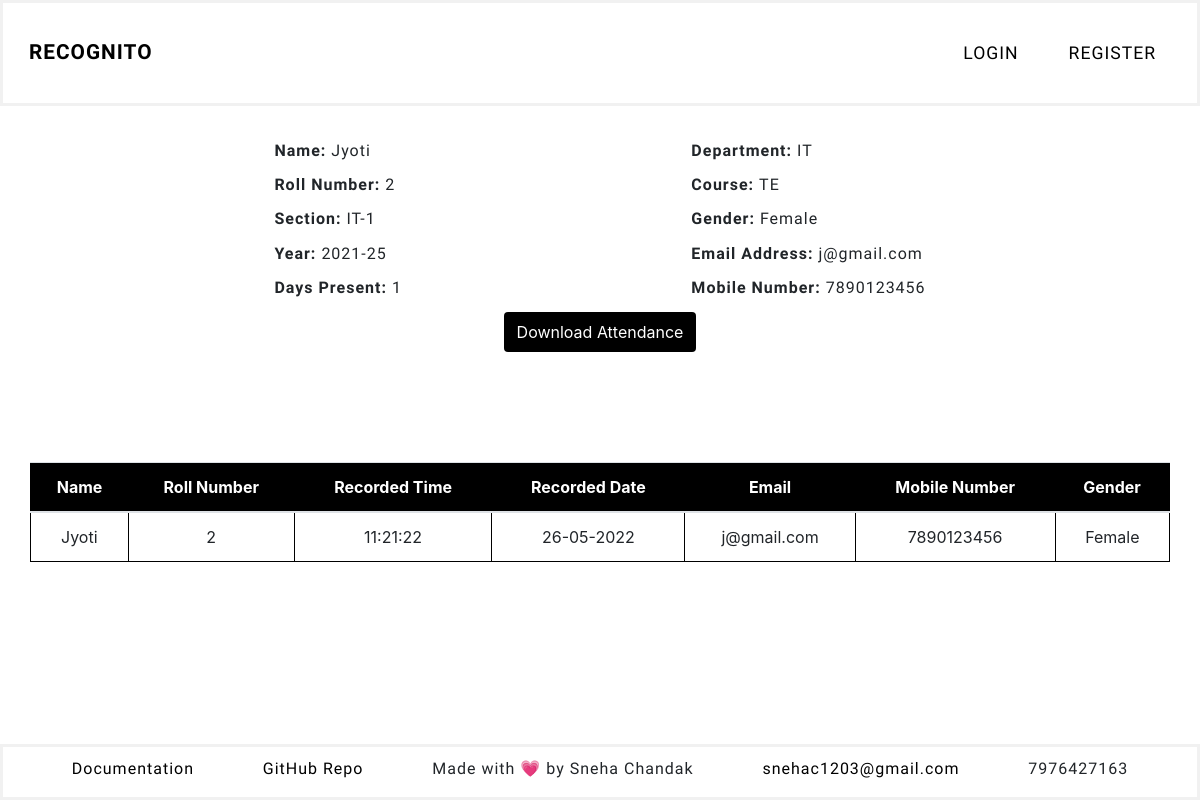
/display_by_roll?roll_no=2, run on an earlier commit of the app's database.
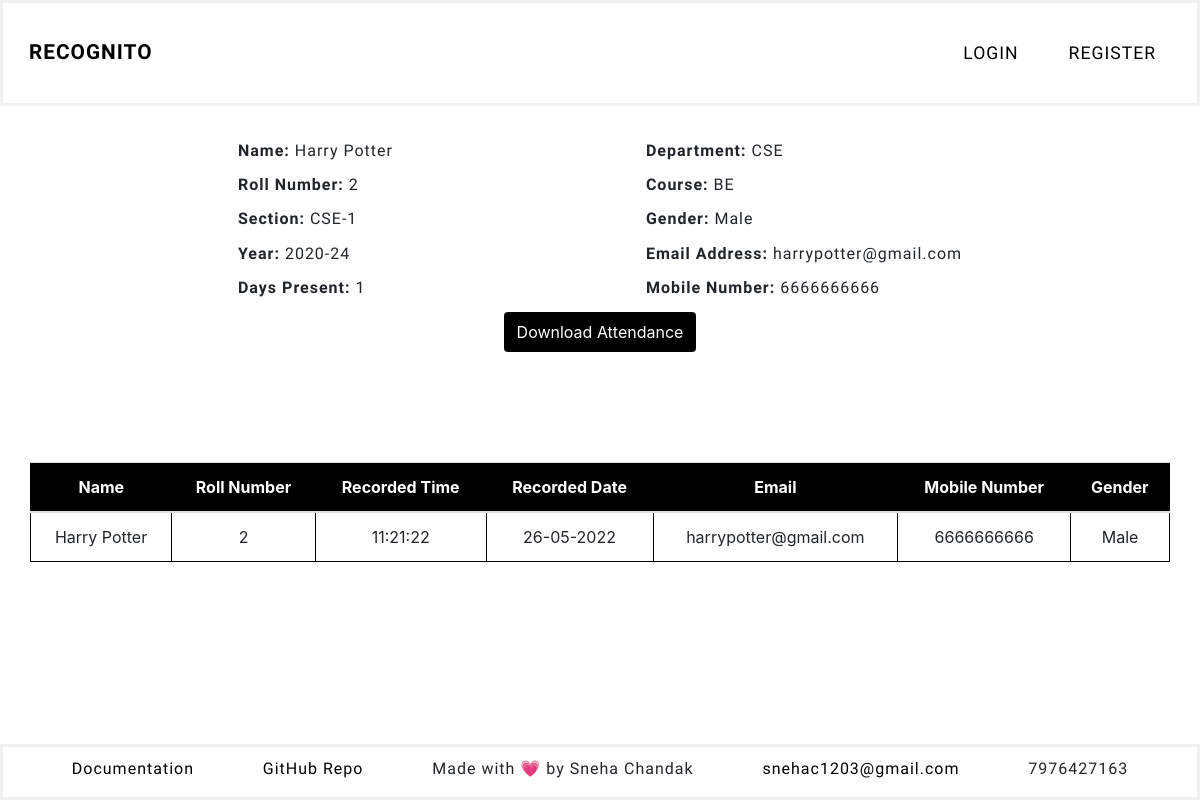
And on a later commit of the database.
### faceapp/models.py (models this page shows, shortened)
class Student(db.Model):
    id = db.Column(db.Integer(), primary_key=True)
    days_present = db.Column(db.Integer(), nullable=True, default=0)
    dept = db.Column(db.String(length=10), nullable=False)
    course = db.Column(db.String(length=10), nullable=False)
    year = db.Column(db.String(length=20), nullable=False)
    name = db.Column(db.String(length=30), nullable=False)
    section = db.Column(db.String(length=10), nullable=False)
    roll_no = db.Column(db.Integer(), unique=True, nullable=False)
    gender = db.Column(db.String(length=20), nullable=False)
    mobile_no = db.Column(db.String(length=10), nullable=False)
    email = db.Column(db.String(length=20), unique=True, nullable=False)
    teacher = db.Column(db.String(length=20), nullable=False)
    photo_sample = db.Column(db.String(), nullable=True, default='NONE')
    attendance = db.relationship('Attendance', backref='attendance', lazy=True)

class Attendance(db.Model):
    id = db.Column(db.Integer(), primary_key=True)
    name = db.Column(db.String(), nullable=False)
    roll_no = db.Column(db.Integer(), nullable=False)
    time = db.Column(db.String(), nullable=False)
    date = db.Column(db.String(), nullable=False)
    student = db.Column(db.Integer(), db.ForeignKey('student.id'))

### faceapp/routes.py (the view, shortened to what this page needs)
@app.route('/display_by_roll', methods=['GET', 'POST'])
def display_by_roll():
    form = StudentAttendanceCSVForm()
    roll_to_display = request.args.get('roll_no')
    result = Student.query.filter_by(roll_no=roll_to_display).first()
    name=result.name
    dept=result.dept
    section=result.section
    year=result.year
    course=result.course
    gender=result.gender
    email=result.email
    mobile_no=result.mobile_no
    days_present=result.days_present
    student = db.session.query(Student.name, Student.roll_no, Attendance.time, Attendance.date, Student.email, Student.mobile_no, Student.gender, Student.dept, Student.course, Student.section, Student.year, Student.teacher).join(Attendance, Student.roll_no == Attendance.roll_no).filter(Attendance.roll_no==roll_to_display, Student.roll_no==roll_to_display).all()
    return render_template('display_by_roll.html', student=student, form=form, name=name, roll_no=roll_to_display, dept=dept, section=section, year=year, course=course, gender=gender, email=email, mobile_no=mobile_no, days_present=days_present)

### faceapp/forms.py
class StudentAttendanceCSVForm(FlaskForm):
    submit = SubmitField(label='Download Attendance')

### faceapp/templates/display_by_roll.html (shortened to what this page needs)
{% extends 'base.html' %}
{% block content %}
<section class="student-details">
    <div>
        <h4><b>Name: </b>{{ name }}</h4>
        <h4><b>Roll Number: </b>{{ roll_no }}</h4>
        <h4><b>Section: </b>{{ section }}</h4>
        <h4><b>Year: </b>{{ year }}</h4>
        <h4><b>Days Present: </b>{{ days_present }}</h4>
    </div>
    <div>
        <h4><b>Department: </b>{{ dept }}</h4>
        <h4><b>Course: </b>{{ course }}</h4>
        <h4><b>Gender: </b>{{ gender }}</h4>
        <h4><b>Email Address: </b>{{ email }}</h4>
        <h4><b>Mobile Number: </b>{{ mobile_no }}</h4>
    </div>
</section>
<form method='POST' class="'form-signin text-center" novalidate>
    {{ form.submit(class="btn") }}
</form>
    <div class="text-center">
        <table class="table" >
            <thead>
                <tr>
                    <th scope="col">Name</th>
                    <th scope="col">Roll Number</th>
                    <th scope="col">Recorded Time</th>
                    <th scope="col">Recorded Date</th>
                    <th scope="col">Email</th>
                    <th scope="col">Mobile Number</th>
                    <th scope="col">Gender</th>
                </tr>
            </thead>
            <tbody>
                    {% for record in student %}
                    <tr class="table-row-hover">
                        <td>{{ record.name }}</td>
                        <td>{{ record.roll_no }}</td>
                        <td>{{ record.time }}</td>
                        <td>{{ record.date }}</td>
                        <td>{{ record.email }}</td>
                        <td>{{ record.mobile_no }}</td>
                        <td>{{ record.gender }}</td>
                    </tr>
                    {% endfor %}
            </tbody>
        </table>
    </div>
{% endblock%}

What changed in the data, as far as the page shows it:
no longer on this page (row edited): Student: name "Jyoti", section "IT-1", year "2021-25", dept "IT", course "TE", gender "Female", email "j@gmail.com", mobile_no "7890123456"
now on this page (row edited): Student: name "Harry Potter", section "CSE-1", year "2020-24", dept "CSE", course "BE", gender "Male", email "harrypotter@gmail.com", mobile_no "6666666666"
changed Attendance: name "Jyoti" → "Harry Potter"; email "j@gmail.com" → "harrypotter@gmail.com"; mobile_no "7890123456" → "6666666666"; gender "Female" → "Male"
